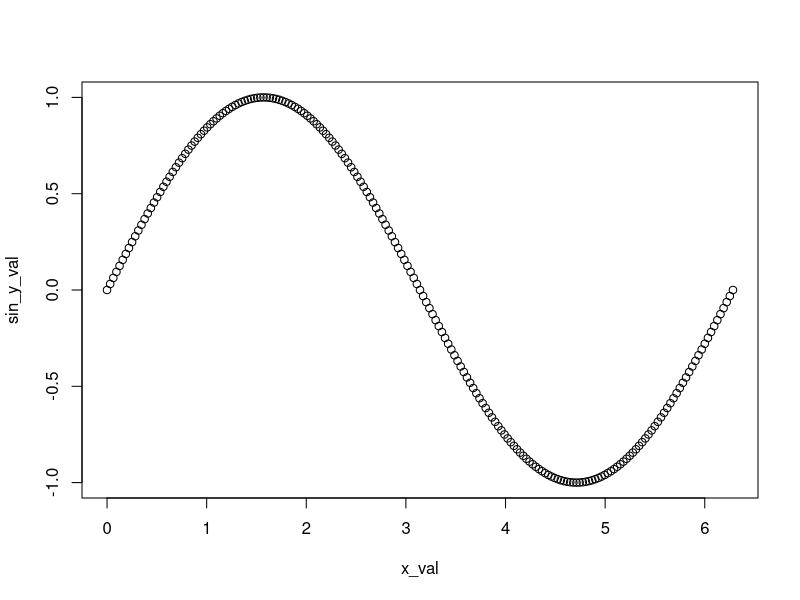

Write the R code that produced this figure.
division = 100


x_val = seq(0,2*pi, pi/division)
sin_y_val = sin(x_val)

plot(x_val, sin_y_val, type = "p")

#plot(x_val, sin_y_val, type = "p")


